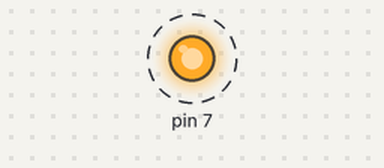
The sketch below on a simulated Arduino Uno, built with avr-gcc and run on an emulated ATmega328P. Shown: output pins drawn as LEDs (lit = HIGH). Dashed ring = blinking.

Above: at 0.5 s.
Timing chart, 0 to 4.6 s (numbered marks = the images above):
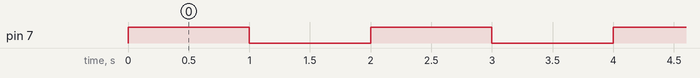

Measured:
- by itself, pin 7: alternates HIGH for 1.0 s and LOW for 1.0 s

The sketch:

tests.ino
```cpp
void setup() {
  Serial.begin(9600);
  pinMode(7, OUTPUT);

}

void loop() {
  digitalWrite(7, HIGH);
  delay(1000);
  digitalWrite(7, LOW);
  delay(1000);

}
```
